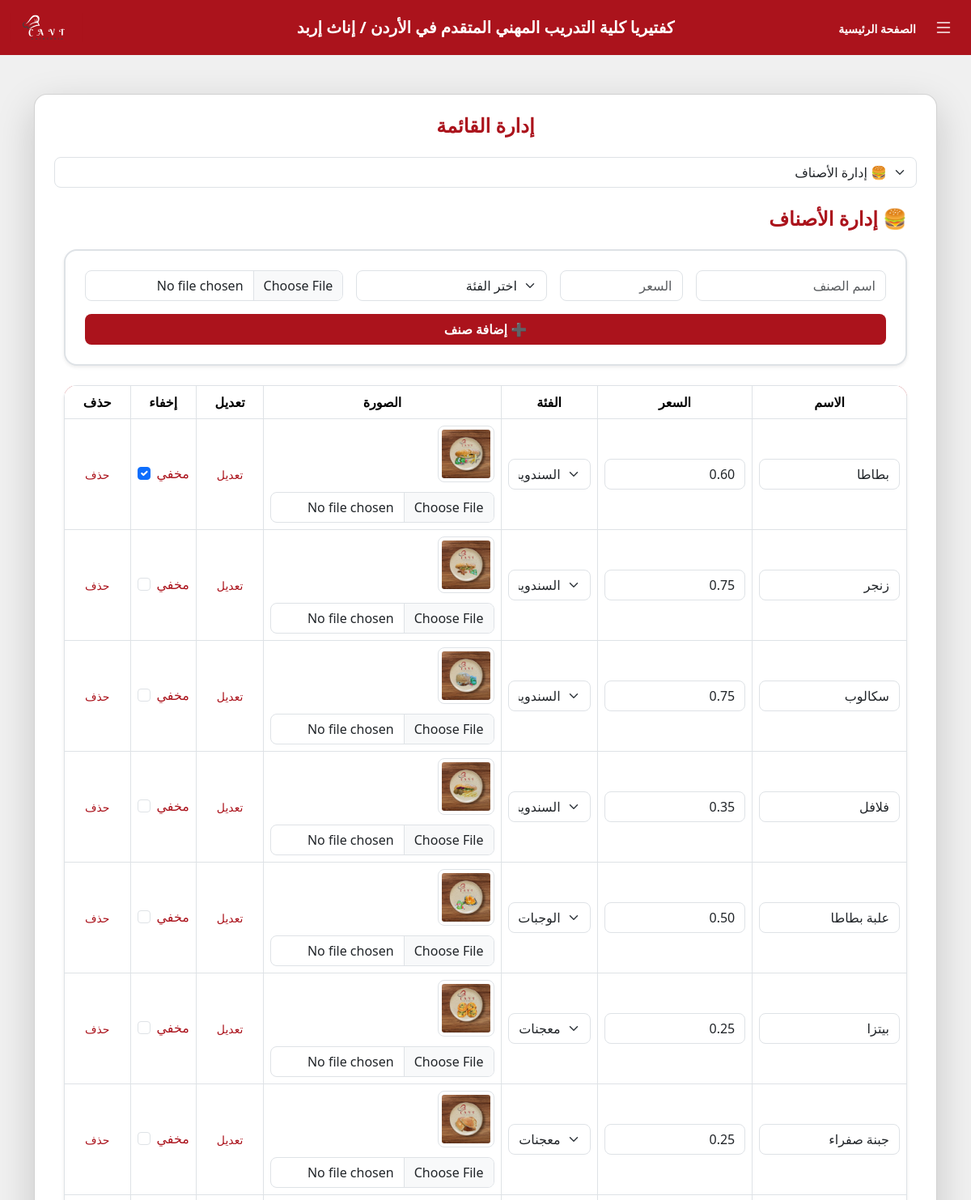
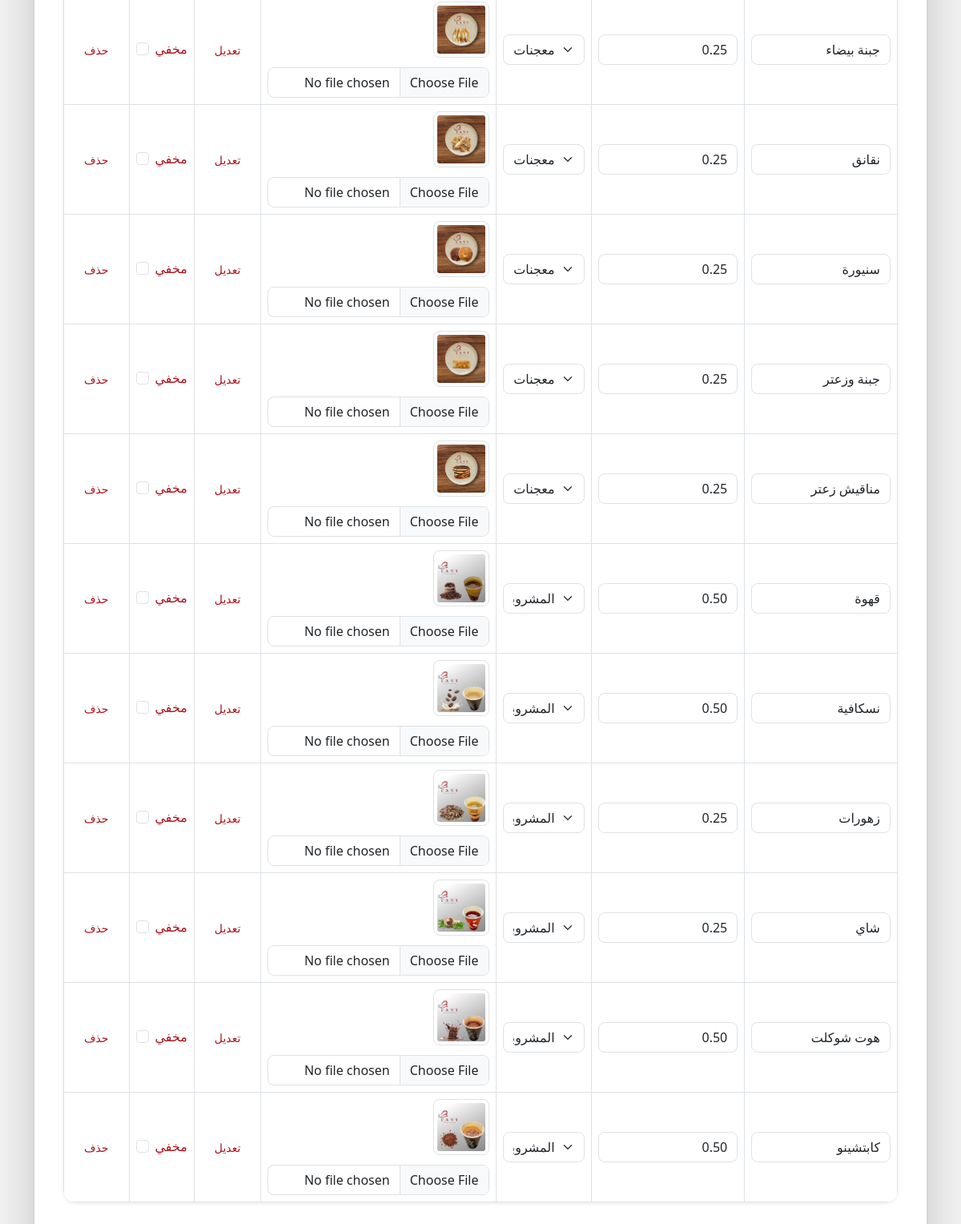
Page /admin/manage-menu (signed in) on the committed database (2 pictures, top to bottom).
### tables this page shows
CREATE TABLE "MenuItem" (
	"id"	INTEGER,
	"name"	TEXT NOT NULL,
	"price"	REAL NOT NULL,
	"category_id"	INTEGER NOT NULL,
	"image"	TEXT DEFAULT 'image/default.jpg', hidden INTEGER DEFAULT 0,
	PRIMARY KEY("id" AUTOINCREMENT),
	FOREIGN KEY("category_id") REFERENCES "category"("id") ON DELETE CASCADE
);

CREATE TABLE "category" (
	"id"	INTEGER,
	"name"	TEXT NOT NULL UNIQUE,
	PRIMARY KEY("id" AUTOINCREMENT)
);

### temp.py (the view, shortened to what this page needs)
@app.route('/admin/manage-menu', methods=['GET', 'POST'])
@login_required
def admin_manage_menu():
    if session.get('role_id') != 1:
        flash("🚫 لا تملك صلاحية الدخول لهذه الصفحة.")
        return redirect(url_for('homepage'))
    conn = get_db_connection()
    cursor = conn.cursor()
    form = request.form
    files = request.files
    action = form.get('action', '')
    if action == 'add_category' and 'add_category_name' in form:
        cursor.execute("INSERT INTO category (name) VALUES (?)", (form['add_category_name'],))
        conn.commit()  # أضف هذا
        flash("✅ تم إضافة الفئة.")
    elif action == 'edit_category' and 'edit_category_id' in form:
        cursor.execute("UPDATE category SET name=? WHERE id=?", (form['edit_category_name'], form['edit_category_id']))
        flash("✏️ تم تعديل الفئة.")
    elif action == 'delete_category' and 'delete_category_id' in form:
        cursor.execute("DELETE FROM category WHERE id=?", (form['delete_category_id'],))
        flash("🗑️ تم حذف الفئة.")
    elif action == 'add_fixed' and 'add_fixed_name' in form:
        cursor.execute("INSERT INTO fixed_ingredients (name) VALUES (?)", (form['add_fixed_name'],))
        flash("✅ تم إضافة مكون ثابت.")
    elif action == 'edit_fixed' and 'edit_fixed_id' in form:
        cursor.execute("UPDATE fixed_ingredients SET name=? WHERE id=?", (form['edit_fixed_name'], form['edit_fixed_id']))
        flash("✏️ تم تعديل المكون الثابت.")
    elif action == 'delete_fixed' and 'delete_fixed_id' in form:
        cursor.execute("DELETE FROM fixed_ingredients WHERE id=?", (form['delete_fixed_id'],))
        flash("🗑️ تم حذف المكون الثابت.")
    elif action == 'unlink_fixed' and 'unlink_fixed_item_id' in form and 'unlink_fixed_ing_id' in form:
        cursor.execute(
            "DELETE FROM item_fixed_ingredients WHERE item_id=? AND fixed_ingredient_id=?",
            (form['unlink_fixed_item_id'], form['unlink_fixed_ing_id'])
        )
        flash("❌ تم إلغاء ربط المكون الثابت.")
    elif action == 'add_customizable' and 'add_customizable_name' in form:
        cursor.execute("INSERT INTO customizable_ingredients (name) VALUES (?)", (form['add_customizable_name'],))
        flash("✅ تم إضافة مكون قابل للتخصيص.")
    elif action == 'edit_customizable' and 'edit_customizable_id' in form:
        cursor.execute("UPDATE customizable_ingredients SET name=? WHERE id=?", (form['edit_customizable_name'], form['edit_customizable_id']))
        flash("✏️ تم تعديل المكون القابل للتخصيص.")
    elif action == 'delete_customizable' and 'delete_customizable_id' in form:
        cursor.execute("DELETE FROM customizable_ingredients WHERE id=?", (form['delete_customizable_id'],))
        flash("🗑️ تم حذف المكون القابل للتخصيص.")
    elif action == 'unlink_custom' and 'unlink_custom_item_id' in form and 'unlink_custom_option_id' in form:
        cursor.execute(
            "DELETE FROM item_customizable_options WHERE item_id=? AND customizable_option_id=?",
            (form['unlink_custom_item_id'], form['unlink_custom_option_id'])
        )
        flash("❌ تم إلغاء ربط المكون القابل للتخصيص.")
    conn.commit()
    categories = cursor.execute("SELECT * FROM category").fetchall()
    items = cursor.execute("SELECT * FROM MenuItem").fetchall()
    fixed_ingredients = cursor.execute("SELECT * FROM fixed_ingredients").fetchall()
    customizables = cursor.execute("SELECT * FROM customizable_ingredients").fetchall()
    options = cursor.execute("SELECT * FROM customizable_options").fetchall()
    item_fixed_links = cursor.execute("""
        SELECT ifi.item_id, ifi.fixed_ingredient_id AS ing_id,
               mi.name AS item_name, fi.name AS ing_name
        FROM item_fixed_ingredients ifi
        JOIN MenuItem mi ON ifi.item_id = mi.id
        JOIN fixed_ingredients fi ON ifi.fixed_ingredient_id = fi.id
    """).fetchall()
    item_custom_links = cursor.execute("""
        SELECT ico.item_id, ico.customizable_option_id AS option_id,
               mi.name AS item_name, co.name AS option_name
        FROM item_customizable_options ico
        JOIN MenuItem mi ON ico.item_id = mi.id
        JOIN customizable_options co ON ico.customizable_option_id = co.id
    """).fetchall()
    conn.close()
    return render_template("admin_manage_menu.html",
        categories=categories,
        items=items,
        fixed_ingredients=fixed_ingredients,
        customizables=customizables,
        options=options,
        item_fixed_links=item_fixed_links,
        item_custom_links=item_custom_links,
        pagetitle="إدارة قائمة الطعام"
    )

### database.py (called while the page is built)
def get_db_connection():
    conn = sqlite3.connect("college_users.db")
    conn.row_factory = sqlite3.Row  # بترجع النتائج كـ dict
    return conn

### temp.py (called while the page is built)
def login_required(f):
    @wraps(f)
    def decorated_function(*args, **kwargs):
        if 'user_id' not in session:
            flash('يجب تسجيل الدخول أولاً')
            return redirect(url_for('login'))
        return f(*args, **kwargs)
    return decorated_function

### templates/admin_manage_menu.html (shortened to what this page needs)
{% extends 'navbar.html' %}
{% block body %}
<div class="container mt-5">
    <div class="card p-4 rounded-4 shadow-lg mx-auto max-width-800px">
        <h4 class="text-center mb-4 color-AB131C fw-bold">إدارة القائمة</h4>
        <select id="sectionFilter" class="form-select mb-4 rounded-3 border border-1">
            <option value="items" selected>🍔 إدارة الأصناف</option>
        </select>
        <div class="section-block" data-section="items">
            {% include 'admin_parts/manage_items.html' %}
        </div>
    </div>
</div>
{% endblock %}

### templates/admin_parts/manage_items.html (shortened to what this page needs)
<section class="container mb-5">
  <h4 class="color-AB131C fw-bold mb-4">🍔 إدارة الأصناف</h4>
  <form method="POST" enctype="multipart/form-data" class="bg-white border border-2 rounded-4 shadow-sm p-4 mb-4">
    <div class="row g-3">
      <div class="col-md-3">
        <input type="text" name="add_item_name" placeholder="اسم الصنف" required class="form-control rounded-3 border border-1">
      </div>
      <div class="col-md-2">
        <input type="number" step="0.01" name="add_item_price" placeholder="السعر" required class="form-control rounded-3 border border-1">
      </div>
      <div class="col-md-3">
        <select name="add_item_category" class="form-select rounded-3 border border-1" required>
          <option disabled selected>اختر الفئة</option>
        </select>
      </div>
      <div class="col-md-4">
        <input type="file" name="add_item_image" accept="image/*" class="form-control rounded-3 border border-1">
      </div>
    </div>
    <button type="submit" name="action" value="add_item"
      class="btn w-100 mt-3 rounded-3 fw-bold text-white background-color-AB131C">
      ➕ إضافة صنف
    </button>
  </form>
<div class="table-responsive shadow-sm rounded-4 overflow-hidden">
<table class="table table-bordered text-center align-middle m-0 responsive-items-table">
    <thead class="background-color-AB131C text-white">
      <tr>
        <th>الاسم</th>
        <th>السعر</th>
        <th>الفئة</th>
        <th>الصورة</th>
        <th>تعديل</th>
        <th>إخفاء</th>
        <th>حذف</th>
      </tr>
    </thead>
    <tbody>
      {% for item in items %}
      <tr>
        <form method="POST" enctype="multipart/form-data">
          <td data-label="الاسم">
            <input name="edit_item_name" value="{{ item.name }}" class="form-control rounded-3 border border-1" required>
          </td>
          <td data-label="السعر">
            <input name="edit_item_price" type="number" step="0.01"
                   value="{{ '%.2f' % item.price }}"
                   class="form-control rounded-3 border border-1" required>
          </td>
          <td data-label="الفئة">
            <select name="edit_item_category" class="form-select rounded-3 border border-1" required>
              {% for cat in categories %}
                <option value="{{ cat.id }}" {% if cat.id == item.category_id %}selected{% endif %}>{{ cat.name }}</option>
              {% endfor %}
            </select>
          </td>
          <td data-label="الصورة">
            <div class="d-flex align-items-center gap-2 flex-wrap">
              {% if item.image %}
                <img src="{{ url_for('static', filename=item.image) }}" class="img-thumbnail width-70px height-70px rounded-3">
              {% else %}
                <img src="{{ url_for('static', filename='image/defult.jpg') }}" class="img-thumbnail width-70px height-70px rounded-3">
              {% endif %}
              <input type="file" name="edit_item_image" accept="image/*" class="form-control mt-1 rounded-3 border border-1">
            </div>
          </td>
          <td data-label="تعديل">
            <button name="action" value="edit_item" class="btn no-hover btn-sm rounded-3 px-3">
               تعديل
            </button>
          </td>
          <td data-label="الإخفاء">
            <div class="form-check">
              <label for="" class="no-hover">مخفي</label>
              <input class="form-check-input" type="checkbox" name="edit_item_hidden" value="1"
                    id="edit_item_hidden_{{ item.id }}"
                    {% if item.hidden %}checked{% endif %}>
            </div>
          </td>
        </form>
        <form method="POST" onsubmit="return confirm('هل أنت متأكد من حذف الصنف؟');">
          <td data-label="حذف">
            <button name="action" value="delete_item" class="btn no-hover btn-sm rounded-3 px-3">
               حذف
            </button>
          </td>
        </form>
      </tr>
      {% endfor %}
    </tbody>
  </table>
</div>
</section>

### static/style.css (style rules this page uses)
body { font-family: "Segoe UI", Tahoma, Geneva, Verdana, sans-serif; user-select: none; }
input { outline: none !important; box-shadow: none !important; }
.background-color-f0f0f0 { background-color: #f0f0f0 !important; }
.card { animation: fadeIn 0.8s ease-in-out; }
.background-color-AB131C { background-color: #AB131C !important; }
.color-AB131C { color: #AB131C; }
.width-70px { width: 70px; }
.height-70px { height: 70px; }
.no-hover { color: #AB131C !important; }
.height-70px { height: 70px; object-fit: cover; }

### rows in the picture
MenuItem: edit_item_name "بطاطا", edit_item_price "0.60", edit_item_category "السندويشات", image (picture), hidden "☑"
MenuItem: edit_item_name "زنجر", edit_item_price "0.75", edit_item_category "السندويشات", image (picture)
MenuItem: edit_item_name "سكالوب", edit_item_price "0.75", edit_item_category "السندويشات", image (picture)
MenuItem: edit_item_name "فلافل", edit_item_price "0.35", edit_item_category "السندويشات", image (picture)
MenuItem: edit_item_name "علبة بطاطا", edit_item_price "0.50", edit_item_category "الوجبات", image (picture)
MenuItem: edit_item_name "بيتزا", edit_item_price "0.25", edit_item_category "معجنات", image (picture)
MenuItem: edit_item_name "جبنة صفراء", edit_item_price "0.25", edit_item_category "معجنات", image (picture)
MenuItem: edit_item_name "جبنة بيضاء", edit_item_price "0.25", edit_item_category "معجنات", image (picture)
MenuItem: edit_item_name "نقانق", edit_item_price "0.25", edit_item_category "معجنات", image (picture)
MenuItem: edit_item_name "سنيورة", edit_item_price "0.25", edit_item_category "معجنات", image (picture)
MenuItem: edit_item_name "جبنة وزعتر", edit_item_price "0.25", edit_item_category "معجنات", image (picture)
MenuItem: edit_item_name "مناقيش زعتر", edit_item_price "0.25", edit_item_category "معجنات", image (picture)
MenuItem: edit_item_name "قهوة", edit_item_price "0.50", edit_item_category "المشروبات", image (picture)
MenuItem: edit_item_name "نسكافية", edit_item_price "0.50", edit_item_category "المشروبات", image (picture)
MenuItem: edit_item_name "زهورات", edit_item_price "0.25", edit_item_category "المشروبات", image (picture)
MenuItem: edit_item_name "شاي", edit_item_price "0.25", edit_item_category "المشروبات", image (picture)
MenuItem: edit_item_name "هوت شوكلت", edit_item_price "0.50", edit_item_category "المشروبات", image (picture)
MenuItem: edit_item_name "كابتشينو", edit_item_price "0.50", edit_item_category "المشروبات", image (picture)
